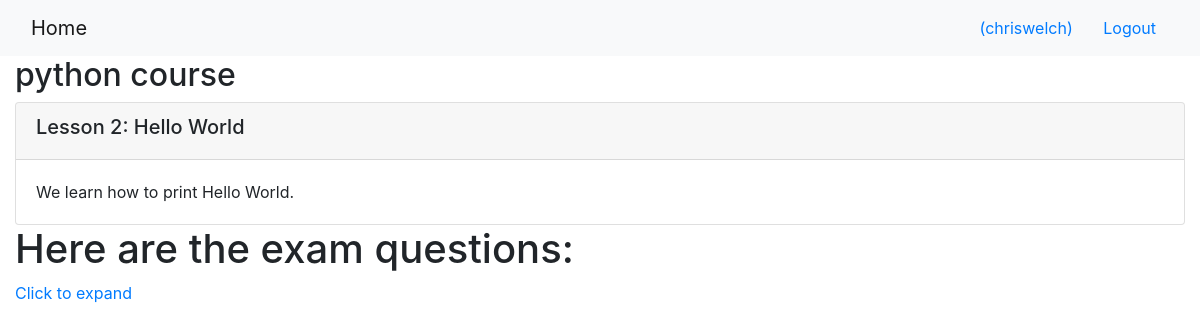
The page /onlinecourse/1/ (signed in) on the database as committed earlier.
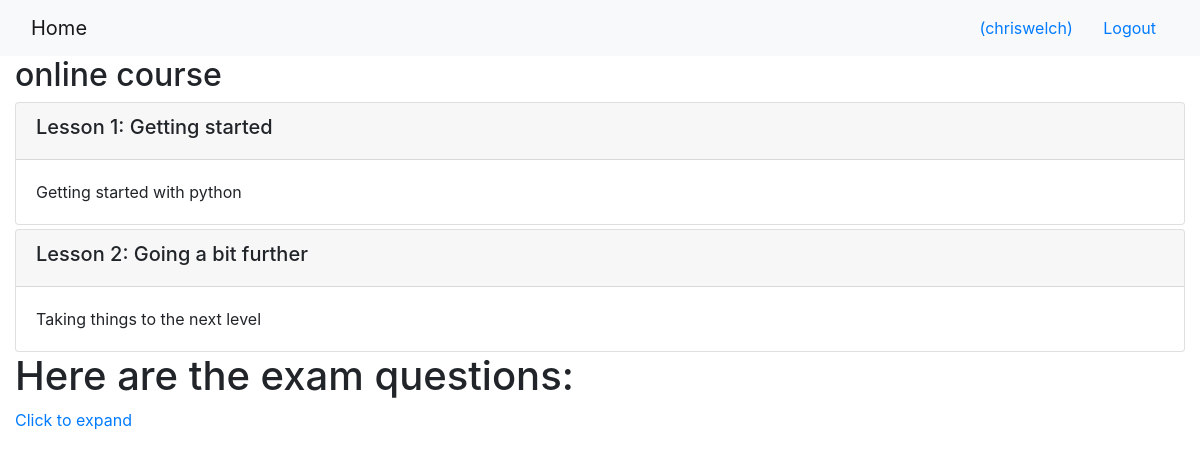
The same page on the database as committed later.
### onlinecourse/models.py (models this page shows, shortened)
class Course(models.Model):
    name = models.CharField(null=False, max_length=30, default='online course')
    image = models.ImageField(upload_to='course_images/')
    description = models.CharField(max_length=1000)
    pub_date = models.DateField(null=True)
    instructors = models.ManyToManyField(Instructor)
    users = models.ManyToManyField(settings.AUTH_USER_MODEL, through='Enrollment')
    total_enrollment = models.IntegerField(default=0)
    is_enrolled = False

class Lesson(models.Model):
    title = models.CharField(max_length=200, default="title")
    order = models.IntegerField(default=0)
    course = models.ForeignKey(Course, on_delete=models.CASCADE)
    content = models.TextField()

### onlinecourse/views.py (the view)
# urls.py: path('<int:pk>/', views.CourseDetailView.as_view(), name='course_details'),
class CourseDetailView(generic.DetailView):
    model = Course
    template_name = 'onlinecourse/course_detail_bootstrap.html'

### onlinecourse/templates/onlinecourse/course_detail_bootstrap.html (shortened to what this page needs)
<!DOCTYPE html>
<html lang="en">
<head>
     {% load static %}
    <link rel="stylesheet" href="https://maxcdn.bootstrapcdn.com/bootstrap/4.5.2/css/bootstrap.min.css">
</head>
<body>
    <nav class="navbar navbar-light bg-light">
        <div class="container-fluid">
            <div class="navbar-header">
                  <a class="navbar-brand" href="{% url 'onlinecourse:index' %}">Home</a>
            </div>
            <ul class="nav navbar-nav navbar-right">
                {% if user.is_authenticated %}
                <li>
                    <a class="btn btn-link" href="#">{{ user.first_name }}({{ user.username }})</a>
                    <a class="btn btn-link" href="{% url 'onlinecourse:logout' %}">Logout</a>
                </li>
                {% endif %}
            </ul>
        </div>
    </nav>
    <div class="container-fluid">
            <h2>{{ course.name }}</h2>
            <div class="card-columns-vertical">
                {% for lesson in course.lesson_set.all %}
                    <div class="card mt-1">
                        <div class="card-header"><h5>Lesson {{lesson.order|add:1}}: {{lesson.title}}</h5></div>
                        <div class="card-body">{{lesson.content}}</div>
                    </div>
                {% endfor %}
            </div>
            {% if user.is_authenticated %}
                <h1>Here are the exam questions:</h1>
                <a href="#questions" class="" data-toggle="collapse">Click to expand</a>
            {% endif %}
    </div>
</body>
</html>

Rows that differ between the two databases and show on the page:
removed Lesson: order|add "2", title "Hello World", content "We learn how to print Hello World."
changed Course: name "python course" → "online course"
added Lesson: order|add "1", title "Getting started", content "Getting started with python"
added Lesson: order|add "2", title "Going a bit further", content "Taking things to the next level"
